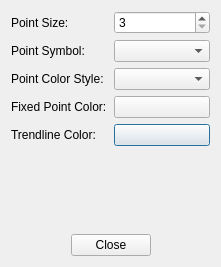
<?xml version="1.0" encoding="UTF-8"?>
<ui version="4.0">
 <class>CrossplotViewerDisplayOptionsDialog</class>
 <widget class="QDialog" name="CrossplotViewerDisplayOptionsDialog">
  <property name="geometry">
   <rect>
    <x>0</x>
    <y>0</y>
    <width>221</width>
    <height>267</height>
   </rect>
  </property>
  <property name="windowTitle">
   <string>Dialog</string>
  </property>
  <property name="windowIcon">
   <iconset resource="../ProjectViewer/icons.qrc">
    <normaloff>:/icons/images/logo_fs_64x64.png</normaloff>:/icons/images/logo_fs_64x64.png</iconset>
  </property>
  <layout class="QVBoxLayout" name="verticalLayout">
   <item>
    <layout class="QGridLayout" name="gridLayout">
     <item row="4" column="1">
      <widget class="ColorButton" name="cbTrendlineColor">
       <property name="text">
        <string/>
       </property>
      </widget>
     </item>
     <item row="4" column="0">
      <widget class="QLabel" name="label_2">
       <property name="text">
        <string>Trendline Color:</string>
       </property>
      </widget>
     </item>
     <item row="0" column="1">
      <widget class="QSpinBox" name="sbPointSize">
       <property name="minimum">
        <number>3</number>
       </property>
       <property name="singleStep">
        <number>2</number>
       </property>
      </widget>
     </item>
     <item row="0" column="0">
      <widget class="QLabel" name="label_3">
       <property name="text">
        <string>Point Size:</string>
       </property>
      </widget>
     </item>
     <item row="3" column="1">
      <widget class="ColorButton" name="cbFixColor">
       <property name="text">
        <string/>
       </property>
      </widget>
     </item>
     <item row="1" column="0">
      <widget class="QLabel" name="label">
       <property name="text">
        <string>Point Symbol:</string>
       </property>
      </widget>
     </item>
     <item row="1" column="1">
      <widget class="QComboBox" name="cbSymbol"/>
     </item>
     <item row="2" column="1">
      <widget class="QComboBox" name="cbColorStyle"/>
     </item>
     <item row="2" column="0">
      <widget class="QLabel" name="label_4">
       <property name="text">
        <string>Point Color Style:</string>
       </property>
      </widget>
     </item>
     <item row="3" column="0">
      <widget class="QLabel" name="label_5">
       <property name="text">
        <string>Fixed Point Color:</string>
       </property>
      </widget>
     </item>
    </layout>
   </item>
   <item>
    <spacer name="verticalSpacer">
     <property name="orientation">
      <enum>Qt::Vertical</enum>
     </property>
     <property name="sizeHint" stdset="0">
      <size>
       <width>20</width>
       <height>40</height>
      </size>
     </property>
    </spacer>
   </item>
   <item>
    <layout class="QHBoxLayout" name="horizontalLayout">
     <item>
      <spacer name="horizontalSpacer">
       <property name="orientation">
        <enum>Qt::Horizontal</enum>
       </property>
       <property name="sizeHint" stdset="0">
        <size>
         <width>40</width>
         <height>20</height>
        </size>
       </property>
      </spacer>
     </item>
     <item>
      <widget class="QPushButton" name="pushButton">
       <property name="text">
        <string>Close</string>
       </property>
      </widget>
     </item>
     <item>
      <spacer name="horizontalSpacer_2">
       <property name="orientation">
        <enum>Qt::Horizontal</enum>
       </property>
       <property name="sizeHint" stdset="0">
        <size>
         <width>40</width>
         <height>20</height>
        </size>
       </property>
      </spacer>
     </item>
    </layout>
   </item>
  </layout>
 </widget>
 <customwidgets>
  <customwidget>
   <class>ColorButton</class>
   <extends>QPushButton</extends>
   <header location="global">colorbutton.h</header>
  </customwidget>
 </customwidgets>
 <resources>
  <include location="../ProjectViewer/icons.qrc"/>
 </resources>
 <connections>
  <connection>
   <sender>pushButton</sender>
   <signal>clicked()</signal>
   <receiver>CrossplotViewerDisplayOptionsDialog</receiver>
   <slot>hide()</slot>
   <hints>
    <hint type="sourcelabel">
     <x>95</x>
     <y>100</y>
    </hint>
    <hint type="destinationlabel">
     <x>95</x>
     <y>60</y>
    </hint>
   </hints>
  </connection>
  <connection>
   <sender>cbFixColor</sender>
   <signal>toggled(bool)</signal>
   <receiver>cbFixColor</receiver>
   <slot>setEnabled(bool)</slot>
   <hints>
    <hint type="sourcelabel">
     <x>165</x>
     <y>96</y>
    </hint>
    <hint type="destinationlabel">
     <x>165</x>
     <y>96</y>
    </hint>
   </hints>
  </connection>
 </connections>
 <buttongroups>
  <buttongroup name="buttonGroup"/>
 </buttongroups>
</ui>
